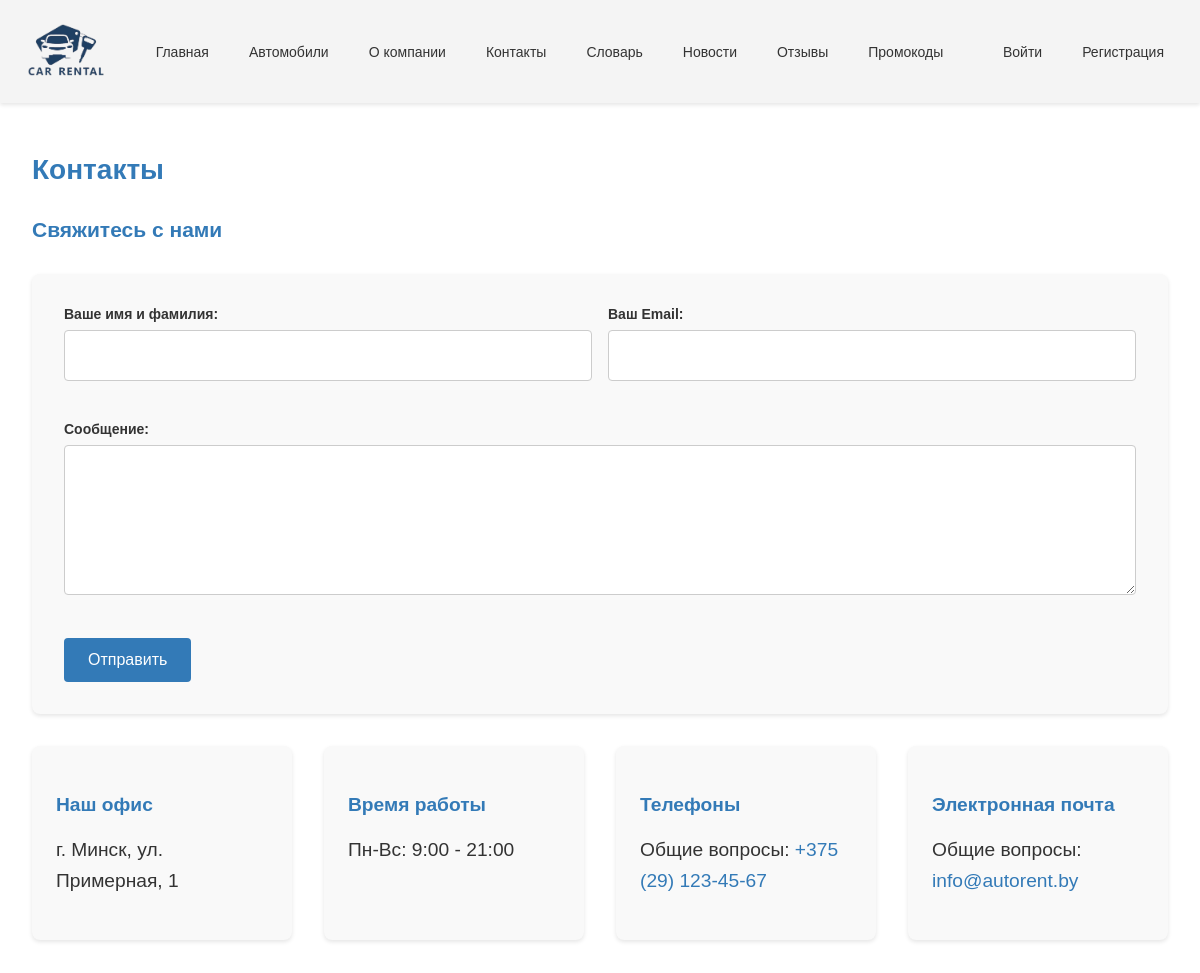
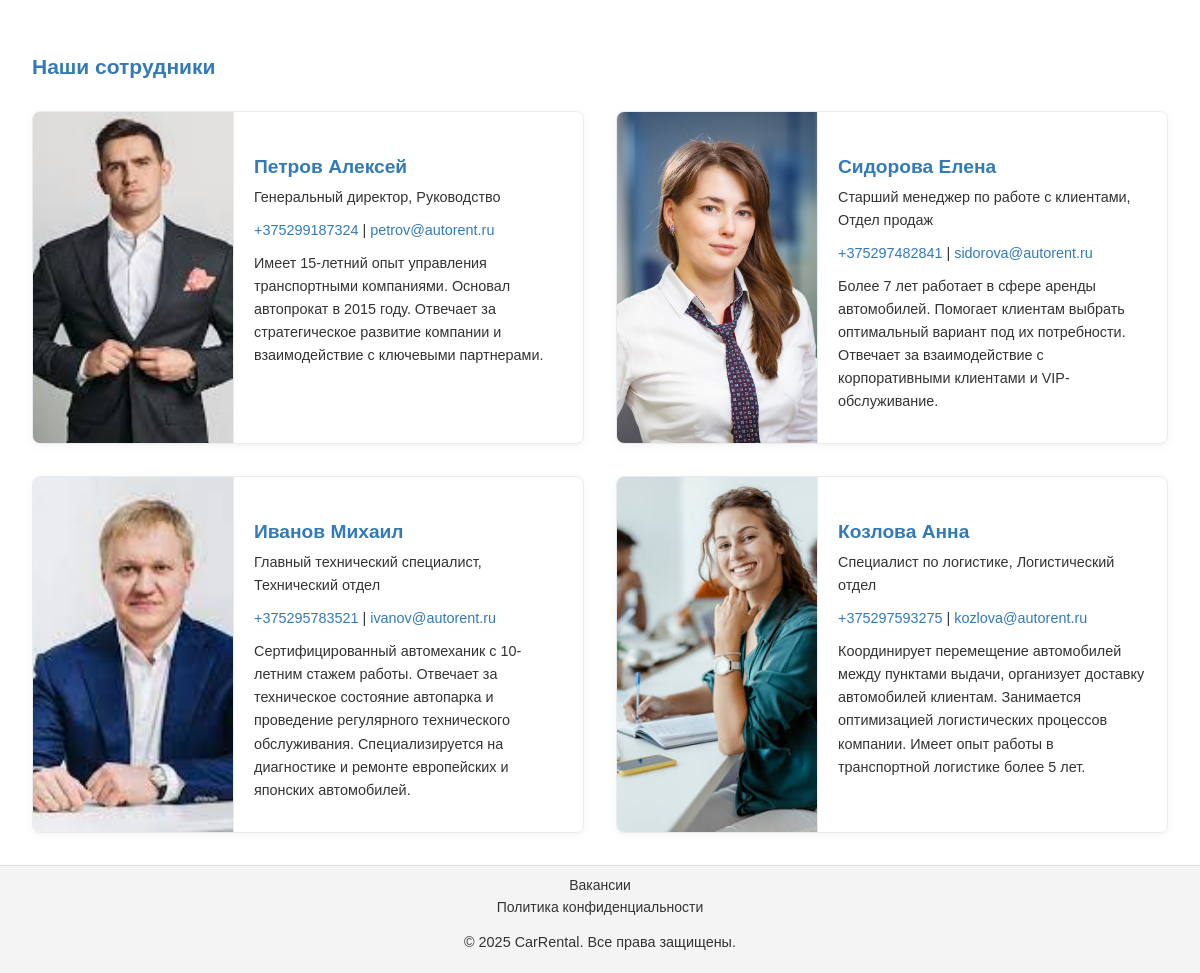
/contacts/, run on the app's committed database (2 pictures, top to bottom).
### content/models.py (models this page shows, shortened)
class CompanyInfo(models.Model):
    name = models.CharField(max_length=100, verbose_name='Название компании')
    description = models.TextField(verbose_name='Описание')
    address = models.CharField(max_length=255, verbose_name='Адрес')
    phone = models.CharField(max_length=20, verbose_name='Телефон')
    email = models.EmailField(verbose_name='Email')
    logo = models.ImageField(upload_to='company/', blank=True, null=True, verbose_name='Логотип')
    working_hours = models.CharField(max_length=100, verbose_name='Часы работы')
    video_url = models.URLField(blank=True, null=True, verbose_name='Видео о компании')
    history = models.TextField(blank=True, null=True, verbose_name='История компании')
    requisites = models.TextField(blank=True, null=True, verbose_name='Реквизиты')
    certificate_issue_date = models.DateField(blank=True, null=True, verbose_name='Дата выдачи сертификата')
    certificate_expiry_date = models.DateField(blank=True, null=True, verbose_name='Дата окончания сертификата')
    class Meta:
        verbose_name = 'Информация о компании'
        verbose_name_plural = 'Информация о компании'

class Contact(models.Model):
    first_name = models.CharField(max_length=100, verbose_name='Имя')
    last_name = models.CharField(max_length=100, verbose_name='Фамилия')
    position = models.CharField(max_length=100, verbose_name='Должность')
    department = models.CharField(max_length=100, verbose_name='Отдел')
    email = models.EmailField(verbose_name='Email')
    phone = models.CharField(max_length=20, verbose_name='Телефон')
    photo = models.ImageField(upload_to='contacts/', blank=True, null=True, verbose_name='Фотография')
    bio = models.TextField(blank=True, null=True, verbose_name='Биография')
    is_main_contact = models.BooleanField(default=False, verbose_name='Основной контакт')
    order = models.PositiveIntegerField(default=0, verbose_name='Порядок отображения')
    created_at = models.DateTimeField(auto_now_add=True, verbose_name='Дата создания')
    updated_at = models.DateTimeField(auto_now=True, verbose_name='Дата обновления')
    class Meta:
        verbose_name = 'Контактное лицо'
        verbose_name_plural = 'Контактные лица'
        ordering = ['order', 'last_name', 'first_name']
    def get_full_name(self):
        return f"{self.last_name} {self.first_name}"

### content/views.py (the view)
# urls.py: path('contacts/', views.ContactsView.as_view(), name='contacts'),
class ContactsView(View):
    template_name = 'content/contacts.html'
    def get(self, request):
        contacts = Contact.objects.all().order_by('order', 'last_name', 'first_name')
        try:
            company_info = CompanyInfo.objects.first()
        except CompanyInfo.DoesNotExist:
            company_info = None
        context = {
            'contacts': contacts,
            'company_info': company_info
        }
        return render(request, self.template_name, context)

### authentication/context_processors.py (called while the page is built, shortened)
def user_role(request):
    context = {}
    return context

### content/context_processors.py (called while the page is built)
def company_info(request):
    try:
        info = CompanyInfo.objects.first()
    except CompanyInfo.DoesNotExist:
        info = None
    return {'company_info': info}

### templates/content/contacts.html (shortened to what this page needs)
{% extends 'base.html' %}
{% block content %}
<div class="contacts-page content-container">
    <h1>Контакты</h1>
    <section class="contact-form-section">
        <h2>Свяжитесь с нами</h2>
        <form action="" method="post" class="contact-form">
            <div class="form-row">
                <div class="form-group">
                    <label for="name">Ваше имя и фамилия:</label>
                    <input type="text" id="name" name="name" required>
                </div>
                <div class="form-group">
                    <label for="email">Ваш Email:</label>
                    <input type="email" id="email" name="email" required>
                </div>
            </div>
            <div class="form-group">
                <label for="message">Сообщение:</label>
                <textarea id="message" name="message" rows="5" required></textarea>
            </div>
            <button type="submit">Отправить</button>
        </form>
    </section>
    <section class="company-info-section">
        <div class="company-info-layout">
            {% if company_info %}
                <article>
                    <h4>Наш офис</h4>
                    <p>{{ company_info.address }}</p>
                </article>
                <article>
                    <h4>Время работы</h4>
                    <p>{{ company_info.working_hours }}</p>
                </article>
                <article>
                    <h4>Телефоны</h4>
                    <p>Общие вопросы: <a href="tel:{{ company_info.phone }}">{{ company_info.phone }}</a></p>
                </article>
                <article>
                    <h4>Электронная почта</h4>
                    <p>Общие вопросы: <a href="mailto:{{ company_info.email }}">{{ company_info.email }}</a></p>
                </article>
            {% endif %}
        </div>
    </section>
    <section class="employees-section">
        <h2>Наши сотрудники</h2>
        <div class="employees-layout">
            {% if contacts %}
                {% for contact in contacts %}
                    <div class="card card-horizontal">
                        {% if contact.photo %}
                            <img class="card-img-left" src="{{ contact.photo.url }}" alt="{{ contact.get_full_name }}">
                        {% else %}
                            <div class="card-img-left-placeholder"></div>
                        {% endif %}
                        <div class="card-content">
                            <div class="card-main-info">
                                <h4>{{ contact.get_full_name }}</h4>
                                <p>{{ contact.position }}{% if contact.department %}, {{ contact.department }}{% endif %}</p>
                                <p><a href="tel:{{ contact.phone }}">{{ contact.phone }}</a> | <a href="mailto:{{ contact.email }}">{{ contact.email }}</a></p>
                                {% if contact.bio %}
                                    <p class="text-muted">{{ contact.bio}}</p>
                                {% endif %}
                            </div>
                        </div>
                    </div>
                {% endfor %}
            {% else %}
                <div>
                    <p>Информация о сотрудниках скоро появится!</p>
                </div>
            {% endif %}
        </div>
    </section>
</div>
{% endblock %}

### templates/base.html (shortened to what this page needs)
{% load static %}
<!DOCTYPE html>
<html lang="ru">
<head>
    <link rel="stylesheet" href="{% static 'css/main.css' %}" type="text/css">
</head>
<body>
<header class="nav-header">
    <nav>
        <a href="{% url 'home' %}">
            {% if company_info.logo %}
                <img class="nav-logo" src="{{ company_info.logo.url }}" alt="{{ company_info.name }} Logo" height="100">
            {% else %}
                {{ company_info.name|default:'Автопрокат' }}
            {% endif %}
        </a>
        <ul>
            <li><a href="{% url 'home' %}">Главная</a></li>
            <li><a href="{% url 'vehicle_list' %}">Автомобили</a></li>
            <li><a href="{% url 'about' %}">О компании</a></li>
            <li><a href="{% url 'contacts' %}">Контакты</a></li>
            <li><a href="{% url 'glossary' %}">Словарь</a></li>
            <li><a href="{% url 'news_list' %}">Новости</a></li>
            <li><a href="{% url 'review_list' %}">Отзывы</a></li>
            <li><a href="{% url 'promocode_list' %}">Промокоды</a></li>
        </ul>
        <ul>
            {% if user.is_authenticated %}
                <li><a href="{% url 'profile' %}">{{ user.username }}</a></li>
                <li><a href="{% url 'logout' %}">Выйти</a></li>
            {% else %}
                <li><a href="{% url 'login' %}">Войти</a></li>
                <li><a href="{% url 'register' %}">Регистрация</a></li>
            {% endif %}
        </ul>
    </nav>
</header>
<main>
    {% block content %}{% endblock %}
</main>
<footer>
    <div>
        <a class="footer_ref" href="{% url 'vacancy_list' %}">Вакансии</a>
        <a class="footer_ref" href="{% url 'privacy_policy' %}">Политика конфиденциальности</a>
        <p>&copy; 2025 {{ company_info.name|default:'Автопрокат' }}. Все права защищены.</p>
    </div>
</footer>
</body>
</html>

### static/css/base/_base.css (style rules this page uses)
html { height: 100%; }
body { display: flex; flex-direction: column; min-height: 100vh; font-family: var(--font-family); font-size: 14px; margin: 0; }
main { flex: 1; display: flex; flex-direction: column; }
.content-container { padding: 20px; }
h1, h2, h3 { font-weight: 600; margin-bottom: 1rem; color: #325a85; }
h2 { border-bottom: 1px solid #eee; padding-bottom: 0.5rem; }

### static/css/base/_variables.css (style rules this page uses)
:root { --primary-color: #337ab7; --secondary-color: #f4f4f4; --text-color: #333; --background-color: #fff; --font-family: "Montserrat Medium", sans-serif; }

### static/css/layout/_header.css (style rules this page uses)
.nav-header { position: sticky; top: 0; z-index: 1000; background-color: var(--secondary-color); box-shadow: 0 2px 4px rgba(0, 0, 0, 0.1); }
.nav-logo { display: inline-block; transition: transform 0.3s ease-in-out; }

### static/css/layout/_footer.css (style rules this page uses)
footer { background-color: var(--secondary-color); color: var(--text-color); padding: 0.5rem 0; text-align: center; margin-top: auto; border-top: 1px solid #ddd; }
footer div { display: flex; flex-direction: column; align-items: center; justify-content: center; }
footer .footer_ref { color: var(--text-color); text-decoration: none; margin: 0.2rem 1rem; transition: color 0.3s ease; }
footer p { margin-top: 1rem; font-size: 0.9rem; }

### static/css/components/_navbar.css (style rules this page uses)
nav { display: flex; justify-content: space-between; align-items: center; padding: 0 1rem; }
nav ul { display: flex; list-style: none; margin: 0; padding: 0; flex-wrap: wrap; justify-content: center; }
nav ul li { margin: 0 0.25rem; }
nav ul li a { text-decoration: none; color: var(--text-color); padding: 0.5rem 1rem; border-radius: 4px; transition: all 0.3s ease; }

### static/css/components/_cards.css (style rules this page uses)
.card { border: 1px solid #e9ecef; border-radius: 8px; overflow: hidden; display: flex; flex-direction: column; box-shadow: 0 2px 8px rgba(0, 0, 0, 0.05); transition: transform 0.2s ease, box-shadow 0.2s ease; background-color: #fff; }
.card.card-horizontal { flex-direction: row; align-items: stretch; }
.card-horizontal .card-img-left { width: 200px; flex-shrink: 0; object-fit: cover; border-right: 1px solid #e9ecef; }
.card-content { padding: 20px; display: flex; flex-direction: column; flex-grow: 1; }
.card-main-info p { margin: 0 0 10px 0; color: #6c757d; font-size: 0.9rem; }

### static/css/components/_forms.css (style rules this page uses)
.form-group { margin-bottom: 1.5rem; }
.form-row { display: flex; gap: 1.5rem; flex-wrap: wrap; align-items: flex-end; }
.form-row > .form-group { flex: 1; min-width: 200px; }
.form-group input[type="text"], .form-group input[type="email"], .form-group input[type="password"], .form-group input[type="number"], .form-group input[type="file"], .form-group input[type="url"], .form-group input[type="date"], .form-group textarea, .form-group select { width: 100%; padding: 0.75rem 1rem; font-size: 1rem; line-height: 1.5; color: #495057; background-color: #fff; background-clip: padding-box; border: 1px solid #ced4da; border-radius: 4px; transition: border-color 0.15s ease-in-out, box-shadow 0.15s ease-in-out; box-sizing: border-box; }
.form-group textarea { min-height: 150px; resize: vertical; }

### data on the page
CompanyInfo: logo (picture), address "г. Минск, ул. Примерная, 1", working_hours "Пн-Вс: 9:00 - 21:00", phone "+375 (29) 123-45-67", email "info@autorent.by", name "CarRental"
Contact: photo (picture), get_full_name "Петров Алексей", position "Генеральный директор", department "Руководство", phone "+375299187324", email "petrov@autorent.ru", bio "Имеет 15-летний опыт управления транспортными компаниями. Основал автопрокат в 2015 году. Отвечает за стратегическое развитие компании и взаимодействие с ключевыми партнерами."
Contact: photo (picture), get_full_name "Сидорова Елена", position "Старший менеджер по работе с клиентами", department "Отдел продаж", phone "+375297482841", email "sidorova@autorent.ru", bio "Более 7 лет работает в сфере аренды автомобилей. Помогает клиентам выбрать оптимальный вариант под их потребности. Отвечает за взаимодействие с корпоративными клиентами и VIP-обслуживание."
Contact: photo (picture), get_full_name "Иванов Михаил", position "Главный технический специалист", department "Технический отдел", phone "+375295783521", email "ivanov@autorent.ru", bio "Сертифицированный автомеханик с 10-летним стажем работы. Отвечает за техническое состояние автопарка и проведение регулярного технического обслуживания. Специализируется на диагностике и ремонте европейских и японских автомобилей."
Contact: photo (picture), get_full_name "Козлова Анна", position "Специалист по логистике", department "Логистический отдел", phone "+375297593275", email "kozlova@autorent.ru", bio "Координирует перемещение автомобилей между пунктами выдачи, организует доставку автомобилей клиентам. Занимается оптимизацией логистических процессов компании. Имеет опыт работы в транспортной логистике более 5 лет."
